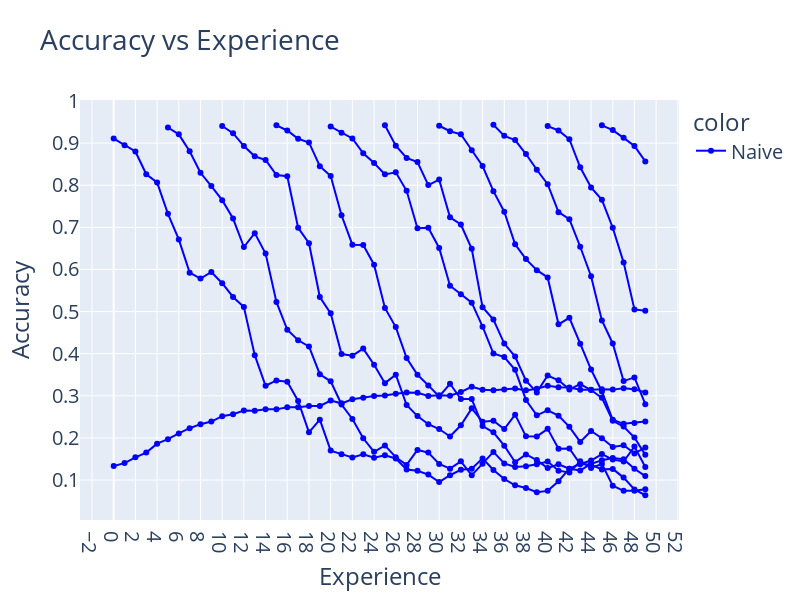

Source (notebook cell):
### Code cell
naive_50 = {}

# replace with nan noisy metrics
for i in range(0,50,5):
    naive_50[f"Task{i}"] = [np.nan] * i
    naive_50[f"Task{i}"] += naive_50_classes["accuracies"][f"Task{i}"][i:]

naive_50["Overall"] = naive_50_classes["accuracies"]["Overall"]


# plotly plot
fig = px.line(
    pd.DataFrame(naive_50),
    title="Accuracy vs Experience",
    labels=dict(index="Experience", value="Accuracy"),
    width=800,
    height=600,
    markers=True,
    color=px.Constant("Naive"),
    color_discrete_map={"Naive": "blue"},
)

fig.update_layout(
    xaxis=dict(tickmode="linear", tick0=0, dtick=2),
    yaxis=dict(tickmode="linear", tick0=0, dtick=0.1),
    font=dict(size=20),
)
fig.show()

### Figure 1 — Plotly figure (JSON) as saved in the notebook; plotly's stock layout.template omitted (floating-point values rounded to 4 significant figures)
{"data": [{"hovertemplate": "color=Naive<br>variable=Task0<br>Experience=%{x}<br>Accuracy=%{y}<extra></extra>", "legendgroup": "Naive", "line": {"color": "blue", "dash": "solid"}, "marker": {"symbol": "circle"}, "mode": "markers+lines", "name": "Naive", "orientation": "v", "showlegend": true, "type": "scatter", "x": [0, 1, 2, 3, 4, 5, 6, 7, 8, 9, 10, 11, 12, 13, 14, 15, 16, 17, 18, 19, 20, 21, 22, 23, 24, 25, 26, 27, 28, 29, 30, 31, 32, 33, 34, 35, 36, 37, 38, 39, 40, 41, 42, 43, 44, 45, 46, 47, 48, 49], "xaxis": "x", "y": [0.9108, 0.8951, 0.88, 0.826, 0.8066, 0.732, 0.6714, 0.5924, 0.5783, 0.594, 0.5673, 0.5347, 0.5106, 0.3966, 0.3239, 0.3366, 0.3335, 0.288, 0.2134, 0.2435, 0.17, 0.1616, 0.1538, 0.1612, 0.1532, 0.1591, 0.1514, 0.125, 0.1223, 0.1131, 0.0953, 0.1115, 0.1243, 0.1267, 0.1515, 0.1239, 0.1026, 0.0876, 0.0813, 0.0711, 0.0744, 0.0973, 0.1272, 0.1382, 0.1464, 0.1618, 0.1486, 0.1441, 0.1796, 0.1312], "yaxis": "y"}, {"hovertemplate": "color=Naive<br>variable=Task5<br>Experience=%{x}<br>Accuracy=%{y}<extra></extra>", "legendgroup": "Naive", "line": {"color": "blue", "dash": "solid"}, "marker": {"symbol": "circle"}, "mode": "markers+lines", "name": "Naive", "orientation": "v", "showlegend": false, "type": "scatter", "x": [0, 1, 2, 3, 4, 5, 6, 7, 8, 9, 10, 11, 12, 13, 14, 15, 16, 17, 18, 19, 20, 21, 22, 23, 24, 25, 26, 27, 28, 29, 30, 31, 32, 33, 34, 35, 36, 37, 38, 39, 40, 41, 42, 43, 44, 45, 46, 47, 48, 49], "xaxis": "x", "y": [null, null, null, null, null, 0.937, 0.9207, 0.8805, 0.8294, 0.7979, 0.7645, 0.7209, 0.6533, 0.6862, 0.6379, 0.5228, 0.4568, 0.4319, 0.4172, 0.3513, 0.3345, 0.2794, 0.2451, 0.1992, 0.167, 0.1823, 0.1541, 0.136, 0.1716, 0.1652, 0.1381, 0.1272, 0.1445, 0.1113, 0.1385, 0.1669, 0.1394, 0.1309, 0.1327, 0.1374, 0.1441, 0.1224, 0.1183, 0.1447, 0.1289, 0.1383, 0.0868, 0.0745, 0.0749, 0.0782], "yaxis": "y"}, {"hovertemplate": "color=Naive<br>variable=Task10<br>Experience=%{x}<br>Accuracy=%{y}<extra></extra>", "legendgroup": "Naive", "line": {"color": "blue", "dash": "solid"}, "marker": {"symbol": "circle"}, "mode": "markers+lines", "name": "Naive", "orientation": "v", "showlegend": false, "type": "scatter", "x": [0, 1, 2, 3, 4, 5, 6, 7, 8, 9, 10, 11, 12, 13, 14, 15, 16, 17, 18, 19, 20, 21, 22, 23, 24, 25, 26, 27, 28, 29, 30, 31, 32, 33, 34, 35, 36, 37, 38, 39, 40, 41, 42, 43, 44, 45, 46, 47, 48, 49], "xaxis": "x", "y": [null, null, null, null, null, null, null, null, null, null, 0.9406, 0.9234, 0.8929, 0.8685, 0.86, 0.8243, 0.8212, 0.6988, 0.6622, 0.5346, 0.4958, 0.3993, 0.3953, 0.4122, 0.3737, 0.3301, 0.3501, 0.2781, 0.2519, 0.2326, 0.2212, 0.2034, 0.23, 0.2703, 0.2385, 0.2409, 0.2213, 0.2553, 0.2038, 0.2036, 0.2216, 0.1742, 0.1752, 0.1379, 0.1365, 0.1251, 0.1266, 0.1059, 0.0777, 0.064], "yaxis": "y"}, {"hovertemplate": "color=Naive<br>variable=Task15<br>Experience=%{x}<br>Accuracy=%{y}<extra></extra>", "legendgroup": "Naive", "line": {"color": "blue", "dash": "solid"}, "marker": {"symbol": "circle"}, "mode": "markers+lines", "name": "Naive", "orientation": "v", "showlegend": false, "type": "scatter", "x": [0, 1, 2, 3, 4, 5, 6, 7, 8, 9, 10, 11, 12, 13, 14, 15, 16, 17, 18, 19, 20, 21, 22, 23, 24, 25, 26, 27, 28, 29, 30, 31, 32, 33, 34, 35, 36, 37, 38, 39, 40, 41, 42, 43, 44, 45, 46, 47, 48, 49], "xaxis": "x", "y": [null, null, null, null, null, null, null, null, null, null, null, null, null, null, null, 0.9421, 0.9299, 0.9103, 0.9015, 0.8451, 0.8218, 0.7286, 0.6588, 0.6581, 0.6112, 0.5087, 0.4632, 0.3897, 0.3499, 0.3248, 0.2984, 0.3286, 0.2924, 0.2923, 0.2283, 0.2135, 0.1817, 0.1425, 0.1608, 0.1474, 0.1286, 0.1373, 0.127, 0.1229, 0.1384, 0.1471, 0.1522, 0.1494, 0.1269, 0.1095], "yaxis": "y"}, {"hovertemplate": "color=Naive<br>variable=Task20<br>Experience=%{x}<br>Accuracy=%{y}<extra></extra>", "legendgroup": "Naive", "line": {"color": "blue", "dash": "solid"}, "marker": {"symbol": "circle"}, "mode": "markers+lines", "name": "Naive", "orientation": "v", "showlegend": false, "type": "scatter", "x": [0, 1, 2, 3, 4, 5, 6, 7, 8, 9, 10, 11, 12, 13, 14, 15, 16, 17, 18, 19, 20, 21, 22, 23, 24, 25, 26, 27, 28, 29, 30, 31, 32, 33, 34, 35, 36, 37, 38, 39, 40, 41, 42, 43, 44, 45, 46, 47, 48, 49], "xaxis": "x", "y": [null, null, null, null, null, null, null, null, null, null, null, null, null, null, null, null, null, null, null, null, 0.9391, 0.9243, 0.911, 0.8759, 0.8526, 0.8257, 0.8307, 0.7867, 0.698, 0.6987, 0.6511, 0.5614, 0.5409, 0.5212, 0.4641, 0.4004, 0.3921, 0.3619, 0.2902, 0.2538, 0.2655, 0.2529, 0.2264, 0.1907, 0.2166, 0.1993, 0.1785, 0.1826, 0.1633, 0.1773], "yaxis": "y"}, {"hovertemplate": "color=Naive<br>variable=Task25<br>Experience=%{x}<br>Accuracy=%{y}<extra></extra>", "legendgroup": "Naive", "line": {"color": "blue", "dash": "solid"}, "marker": {"symbol": "circle"}, "mode": "markers+lines", "name": "Naive", "orientation": "v", "showlegend": false, "type": "scatter", "x": [0, 1, 2, 3, 4, 5, 6, 7, 8, 9, 10, 11, 12, 13, 14, 15, 16, 17, 18, 19, 20, 21, 22, 23, 24, 25, 26, 27, 28, 29, 30, 31, 32, 33, 34, 35, 36, 37, 38, 39, 40, 41, 42, 43, 44, 45, 46, 47, 48, 49], "xaxis": "x", "y": [null, null, null, null, null, null, null, null, null, null, null, null, null, null, null, null, null, null, null, null, null, null, null, null, null, 0.9425, 0.8937, 0.8648, 0.8548, 0.8003, 0.8133, 0.7239, 0.7067, 0.6492, 0.5104, 0.4811, 0.4241, 0.3932, 0.3358, 0.3082, 0.3482, 0.3368, 0.3153, 0.3276, 0.3137, 0.2952, 0.2407, 0.2272, 0.201, 0.1599], "yaxis": "y"}, {"hovertemplate": "color=Naive<br>variable=Task30<br>Experience=%{x}<br>Accuracy=%{y}<extra></extra>", "legendgroup": "Naive", "line": {"color": "blue", "dash": "solid"}, "marker": {"symbol": "circle"}, "mode": "markers+lines", "name": "Naive", "orientation": "v", "showlegend": false, "type": "scatter", "x": [0, 1, 2, 3, 4, 5, 6, 7, 8, 9, 10, 11, 12, 13, 14, 15, 16, 17, 18, 19, 20, 21, 22, 23, 24, 25, 26, 27, 28, 29, 30, 31, 32, 33, 34, 35, 36, 37, 38, 39, 40, 41, 42, 43, 44, 45, 46, 47, 48, 49], "xaxis": "x", "y": [null, null, null, null, null, null, null, null, null, null, null, null, null, null, null, null, null, null, null, null, null, null, null, null, null, null, null, null, null, null, 0.9411, 0.9282, 0.9209, 0.8829, 0.8456, 0.7858, 0.737, 0.6598, 0.6246, 0.5984, 0.5811, 0.4697, 0.4853, 0.4237, 0.3624, 0.3103, 0.2431, 0.2335, 0.2358, 0.2392], "yaxis": "y"}, {"hovertemplate": "color=Naive<br>variable=Task35<br>Experience=%{x}<br>Accuracy=%{y}<extra></extra>", "legendgroup": "Naive", "line": {"color": "blue", "dash": "solid"}, "marker": {"symbol": "circle"}, "mode": "markers+lines", "name": "Naive", "orientation": "v", "showlegend": false, "type": "scatter", "x": [0, 1, 2, 3, 4, 5, 6, 7, 8, 9, 10, 11, 12, 13, 14, 15, 16, 17, 18, 19, 20, 21, 22, 23, 24, 25, 26, 27, 28, 29, 30, 31, 32, 33, 34, 35, 36, 37, 38, 39, 40, 41, 42, 43, 44, 45, 46, 47, 48, 49], "xaxis": "x", "y": [null, null, null, null, null, null, null, null, null, null, null, null, null, null, null, null, null, null, null, null, null, null, null, null, null, null, null, null, null, null, null, null, null, null, null, 0.9435, 0.9172, 0.9072, 0.874, 0.8367, 0.8025, 0.736, 0.7194, 0.6539, 0.584, 0.4788, 0.4243, 0.335, 0.3437, 0.2801], "yaxis": "y"}, {"hovertemplate": "color=Naive<br>variable=Task40<br>Experience=%{x}<br>Accuracy=%{y}<extra></extra>", "legendgroup": "Naive", "line": {"color": "blue", "dash": "solid"}, "marker": {"symbol": "circle"}, "mode": "markers+lines", "name": "Naive", "orientation": "v", "showlegend": false, "type": "scatter", "x": [0, 1, 2, 3, 4, 5, 6, 7, 8, 9, 10, 11, 12, 13, 14, 15, 16, 17, 18, 19, 20, 21, 22, 23, 24, 25, 26, 27, 28, 29, 30, 31, 32, 33, 34, 35, 36, 37, 38, 39, 40, 41, 42, 43, 44, 45, 46, 47, 48, 49], "xaxis": "x", "y": [null, null, null, null, null, null, null, null, null, null, null, null, null, null, null, null, null, null, null, null, null, null, null, null, null, null, null, null, null, null, null, null, null, null, null, null, null, null, null, null, 0.9403, 0.9299, 0.9091, 0.8424, 0.7946, 0.7654, 0.6991, 0.6168, 0.5051, 0.5019], "yaxis": "y"}, {"hovertemplate": "color=Naive<br>variable=Task45<br>Experience=%{x}<br>Accuracy=%{y}<extra></extra>", "legendgroup": "Naive", "line": {"color": "blue", "dash": "solid"}, "marker": {"symbol": "circle"}, "mode": "markers+lines", "name": "Naive", "orientation": "v", "showlegend": false, "type": "scatter", "x": [0, 1, 2, 3, 4, 5, 6, 7, 8, 9, 10, 11, 12, 13, 14, 15, 16, 17, 18, 19, 20, 21, 22, 23, 24, 25, 26, 27, 28, 29, 30, 31, 32, 33, 34, 35, 36, 37, 38, 39, 40, 41, 42, 43, 44, 45, 46, 47, 48, 49], "xaxis": "x", "y": [null, null, null, null, null, null, null, null, null, null, null, null, null, null, null, null, null, null, null, null, null, null, null, null, null, null, null, null, null, null, null, null, null, null, null, null, null, null, null, null, null, null, null, null, null, 0.9422, 0.9308, 0.9124, 0.8932, 0.8565], "yaxis": "y"}, {"hovertemplate": "color=Naive<br>variable=Overall<br>Experience=%{x}<br>Accuracy=%{y}<extra></extra>", "legendgroup": "Naive", "line": {"color": "blue", "dash": "solid"}, "marker": {"symbol": "circle"}, "mode": "markers+lines", "name": "Naive", "orientation": "v", "showlegend": false, "type": "scatter", "x": [0, 1, 2, 3, 4, 5, 6, 7, 8, 9, 10, 11, 12, 13, 14, 15, 16, 17, 18, 19, 20, 21, 22, 23, 24, 25, 26, 27, 28, 29, 30, 31, 32, 33, 34, 35, 36, 37, 38, 39, 40, 41, 42, 43, 44, 45, 46, 47, 48, 49], "xaxis": "x", "y": [0.1333, 0.1403, 0.154, 0.1654, 0.1864, 0.197, 0.2107, 0.2232, 0.2327, 0.2389, 0.2517, 0.2562, 0.265, 0.2646, 0.2682, 0.2679, 0.2728, 0.273, 0.2759, 0.2761, 0.2886, 0.2822, 0.2919, 0.2957, 0.2999, 0.3007, 0.3052, 0.3078, 0.3074, 0.2995, 0.3011, 0.3003, 0.3092, 0.3214, 0.3144, 0.3133, 0.3153, 0.3173, 0.313, 0.3166, 0.3236, 0.3205, 0.32, 0.3143, 0.3145, 0.3155, 0.3147, 0.3183, 0.3159, 0.3078], "yaxis": "y"}], "layout": {"font": {"size": 20}, "height": 600, "legend": {"title": {"text": "color"}, "tracegroupgap": 0}, "title": {"text": "Accuracy vs Experience"}, "width": 800, "xaxis": {"anchor": "y", "domain": [0, 1], "dtick": 2, "tick0": 0, "tickmode": "linear", "title": {"text": "Experience"}}, "yaxis": {"anchor": "x", "domain": [0, 1], "dtick": 0.1, "tick0": 0, "tickmode": "linear", "title": {"text": "Accuracy"}}}}
